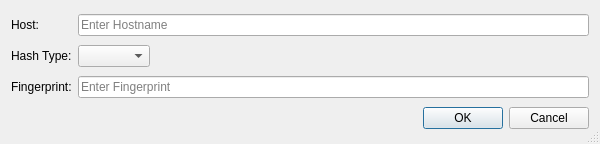
<?xml version="1.0" encoding="UTF-8"?>
<ui version="4.0">
 <class>HgUserConfigHostFingerprintDialog</class>
 <widget class="QDialog" name="HgUserConfigHostFingerprintDialog">
  <property name="geometry">
   <rect>
    <x>0</x>
    <y>0</y>
    <width>600</width>
    <height>144</height>
   </rect>
  </property>
  <property name="windowTitle">
   <string>Host Fingerprint</string>
  </property>
  <property name="sizeGripEnabled">
   <bool>true</bool>
  </property>
  <layout class="QGridLayout" name="gridLayout">
   <item row="0" column="0">
    <widget class="QLabel" name="label">
     <property name="text">
      <string>Host:</string>
     </property>
    </widget>
   </item>
   <item row="0" column="1">
    <widget class="QLineEdit" name="hostEdit">
     <property name="toolTip">
      <string>Enter the host name</string>
     </property>
     <property name="placeholderText">
      <string>Enter Hostname</string>
     </property>
     <property name="clearButtonEnabled">
      <bool>true</bool>
     </property>
    </widget>
   </item>
   <item row="1" column="0">
    <widget class="QLabel" name="hashLabel">
     <property name="text">
      <string>Hash Type:</string>
     </property>
    </widget>
   </item>
   <item row="1" column="1">
    <layout class="QHBoxLayout" name="horizontalLayout">
     <item>
      <widget class="QComboBox" name="hashComboBox"/>
     </item>
     <item>
      <spacer name="horizontalSpacer">
       <property name="orientation">
        <enum>Qt::Horizontal</enum>
       </property>
       <property name="sizeHint" stdset="0">
        <size>
         <width>178</width>
         <height>20</height>
        </size>
       </property>
      </spacer>
     </item>
    </layout>
   </item>
   <item row="2" column="0">
    <widget class="QLabel" name="label_2">
     <property name="text">
      <string>Fingerprint:</string>
     </property>
    </widget>
   </item>
   <item row="2" column="1">
    <widget class="QLineEdit" name="fingerprintEdit">
     <property name="toolTip">
      <string>Enter the host fingerprint</string>
     </property>
     <property name="placeholderText">
      <string>Enter Fingerprint</string>
     </property>
     <property name="clearButtonEnabled">
      <bool>true</bool>
     </property>
    </widget>
   </item>
   <item row="3" column="0" colspan="2">
    <widget class="QDialogButtonBox" name="buttonBox">
     <property name="orientation">
      <enum>Qt::Horizontal</enum>
     </property>
     <property name="standardButtons">
      <set>QDialogButtonBox::Cancel|QDialogButtonBox::Ok</set>
     </property>
    </widget>
   </item>
  </layout>
 </widget>
 <tabstops>
  <tabstop>hostEdit</tabstop>
  <tabstop>hashComboBox</tabstop>
  <tabstop>fingerprintEdit</tabstop>
 </tabstops>
 <resources/>
 <connections>
  <connection>
   <sender>buttonBox</sender>
   <signal>accepted()</signal>
   <receiver>HgUserConfigHostFingerprintDialog</receiver>
   <slot>accept()</slot>
   <hints>
    <hint type="sourcelabel">
     <x>248</x>
     <y>254</y>
    </hint>
    <hint type="destinationlabel">
     <x>157</x>
     <y>274</y>
    </hint>
   </hints>
  </connection>
  <connection>
   <sender>buttonBox</sender>
   <signal>rejected()</signal>
   <receiver>HgUserConfigHostFingerprintDialog</receiver>
   <slot>reject()</slot>
   <hints>
    <hint type="sourcelabel">
     <x>316</x>
     <y>260</y>
    </hint>
    <hint type="destinationlabel">
     <x>286</x>
     <y>274</y>
    </hint>
   </hints>
  </connection>
 </connections>
</ui>
